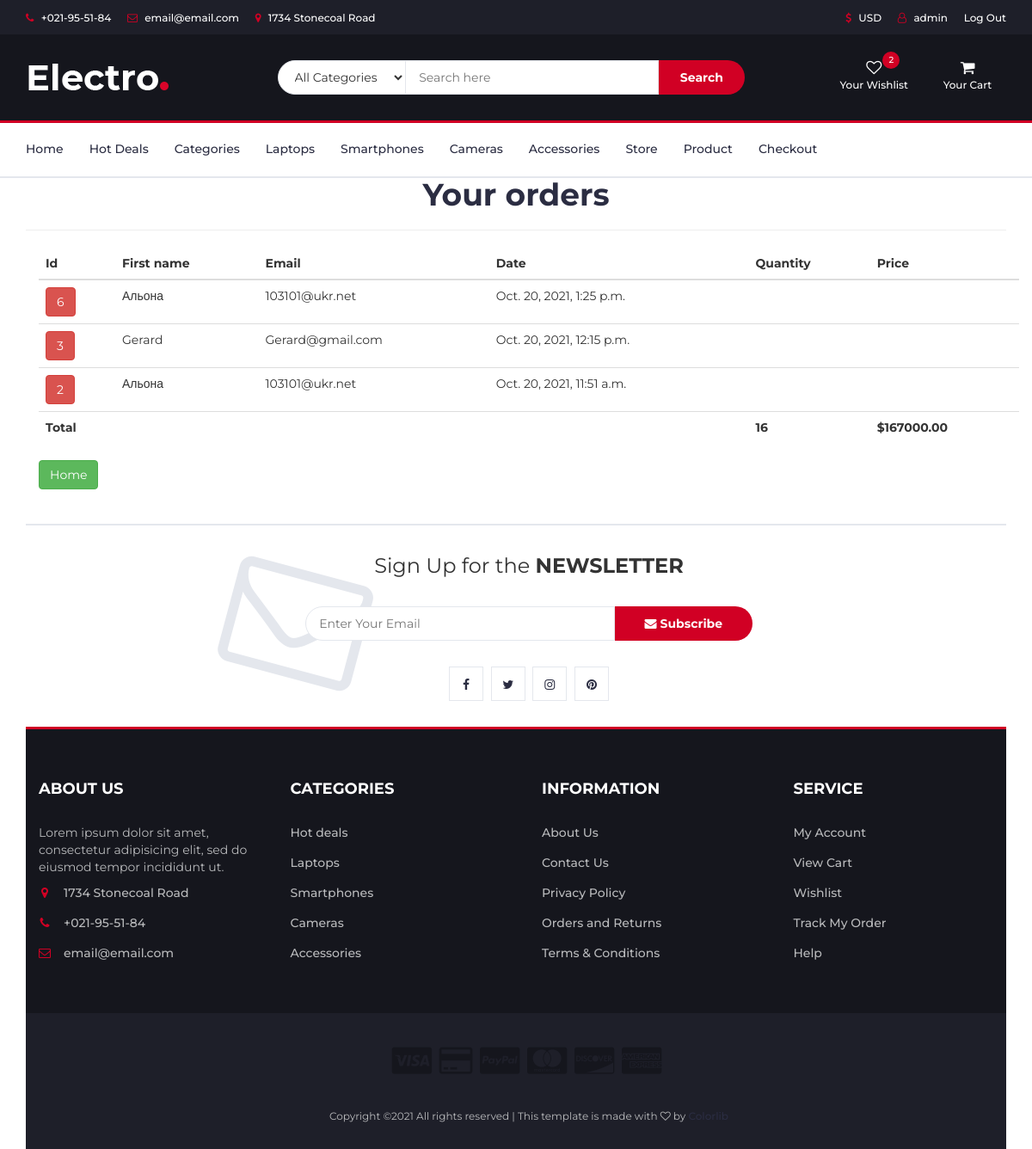
/orders/orders/ (signed in), run on the app's committed database.
### orders/models.py (models this page shows, shortened)
class Order(models.Model):
    username = models.ForeignKey(User,  null=True, blank=True, on_delete=models.SET_NULL)
    first_name = models.CharField(max_length=50)
    last_name = models.CharField(max_length=50)
    email = models.EmailField()
    address = models.CharField(max_length=250)
    postal_code = models.CharField(max_length=20)
    city = models.CharField(max_length=100)
    created = models.DateTimeField(auto_now_add=True)
    updated = models.DateTimeField(auto_now=True)
    paid = models.BooleanField(default=False)
    class Meta:
        ordering = ('-created',)
        verbose_name = 'Order'
        verbose_name_plural = 'Orders'

### orders/views.py (the view)
# urls.py: path('orders/', include(('orders.urls', 'orders'), namespace='orders')),
def orders(request):
    username = request.user
    order = Order.objects.filter(username=username)
    subtotal = 0
    countOrder = 0
    if order:
        for itemOrder in order:
            orderItems = OrderItem.objects.filter(order_id=itemOrder.id)
            for item in orderItems:
                countOrder += item.quantity
                subtotal += item.quantity*item.price
    return render(request, 'order/orders.html', {'orders': order, 'cart': cart(request), 'subtotal': subtotal, 'countOrder': countOrder, 'count': count(request)})

### orders/views.py (called while the page is built, shortened)
def count(request):
    cart = request.session.get(settings.CART_SESSION_ID)
    count = 0
    if cart:
        cart_values = cart.values()
        for item in cart_values:
            count += item['quantity']
    return count

def cart(request):
    cart = request.session.get(settings.CART_SESSION_ID)
    count = 0
    subtotal = 0
    product_list = []
    return {'count': count, 'product_list': product_list, 'cart': cart, 'subtotal': subtotal}

### orders/templates/order/orders.html (shortened to what this page needs)
{% extends '../base.html' %}
{% load static %}
{% block content %}
    <div class="container">
        <h1 class="text-center"> Your orders</h1>
        <hr>
        <div id="cart" class="container">
            <table class="cart table  table-hover">
                <thead >
                    <tr>
                    <th>Id</th>
                    <th>First name</th>
                    <th>Email</th>
                    <th>Date</th>
                    <th>Quantity</th>
                    <th>Price</th>
                </tr>
                </thead>
               <tbody>
                   {% for order in orders %}
                    <tr>
                        <td><a class='btn btn-danger' href="{% url 'orders:detail' pk=order.id %}">{{order.id}}</a></td>
                        <td>{{order.first_name}}</td>
                        <td>{{order.email}}</td>
                        <td>{{order.updated}}</td>
                        <td></td>
                        <td></td>
                    </tr>
                    {% endfor %}
               </tbody>
               <tfoot>
                <tr>
                    <th colspan=4>Total</th>
                    <th >{{ countOrder }}</th>
                    <th>${{ subtotal }}</th>
                    </tr>
            </tfoot>
            </table>
            <p>
                <a href="{% url 'shop:home' %} " class='btn btn-success'>Home</a>
            </p>
    </div>
{% endblock %}

### templates/layouts/header.html (shortened to what this page needs)
{% load static %}
{% load home_extras %}
<header>
    <div id="top-header">
        <div class="container">
            <ul class="header-links pull-left">
                <li><a href="tel:+021-95-51-84"><i class="fa fa-phone"></i> +021-95-51-84</a></li>
                <li><a href="mailto:email@email.com"><i class="fa fa-envelope-o"></i> email@email.com</a></li>
                <li><a href="https://goo.gl/maps/8hENrKFg6TtzMzkR8"><i class="fa fa-map-marker"></i> 1734 Stonecoal Road</a></li>
            </ul>
            <ul class="header-links pull-right">
                <li><a href="#"><i class="fa fa-dollar"></i> USD</a></li>
                {% if not user.get_username %}
                <li><a href="{% url 'authenticate:login' %}"><i class="fa fa-user-o"></i> Log In</a></li>
                <li><a href="{% url 'authenticate:signin' %}"><i class="fa fa-user-o"></i> Sign In</a></li>
                {% else %}
                <li><a href="{% url 'orders:orders' %}"><i class="fa fa-user-o"></i> {{user.get_username}}</a></li>
                <li><a href="{% url 'authenticate:logout' %}"> Log Out</a></li>
                {% endif %}
            </ul>
        </div>
    </div>
    <div id="header">
        <div class="container">
            <div class="row">
                <div class="col-md-3">
                    <div class="header-logo">
                        <a href="{% url 'shop:home' %}" class="logo">
                            <img src="{% static './img/logo.png' %}" alt="">
                        </a>
                    </div>
                </div>
                <div class="col-md-6">
                    <div class="header-search">
                        <form>
                            <select class="input-select">
                                <option value="0">All Categories</option>
                            </select>
                            <input class="input" placeholder="Search here">
                            <button class="search-btn">Search</button>
                        </form>
                    </div>
                </div>
                <div class="col-md-3 clearfix">
                    <div class="header-ctn">
                        <div>
                            <a href="#">
                                <i class="fa fa-heart-o"></i>
                                <span>Your Wishlist</span>
                                <div class="qty">2</div>
                            </a>
                        </div>
                        {% if request.get_full_path == "/cart/" %}
                        <div class="dropdown">
                            <a class="dropdown-toggle" data-toggle="dropdown" aria-expanded="true">
                                <i class="fa fa-shopping-cart"></i>
                                <span>Your Cart</span>
                                {% if count %}
                                <div class="qty">{{count}}</div>
                                {% endif %}
                            </a>
                            <div class="cart-dropdown">
                                <div class="cart-list">
                                    {% for item in cart %}
                                    {% with product=item.product  %}
                                    <div class="product-widget">
                                        <div class="product-img">
                                            <img src="{% if product.main_photo %}{{product.main_photo.url}}{% else %} {% static 'img/placeholder-image.png' %} {% endif %}" alt="{{product.name}}">
                                        </div>
                                        <div class="product-body">
                                            <h3 class="product-name"><a href="{% url 'shop:product' product_slug=product.slug %}">{{product.name}}</a></h3>
                                            <h4 class="product-price"><span class="qty">{{ item.quantity }}x</span>{{item.price}}</h4>
                                        </div>
                                        <a href="{% url 'cart:cart_remove' product_id=product.id %} " class="delete"><i class="fa fa-close"></i></a>
                                    </div>
                                    {% endwith %}
                                    {% endfor %}
                               </div>
                                <div class="cart-summary">
                                    <small>{{count}} Item(s) selected</small>
                                    <h5>SUBTOTAL: ${{cart.get_total_price}}</h5>
                                </div>
                                <div class="cart-btns">
                                    <a href="{% url 'cart:cart_detail' %}">View Cart</a>
                                    <a href="{% url 'orders:checkout' %}">Checkout  <i class="fa fa-arrow-circle-right"></i></a>
                                </div>
                            </div>
                        </div>
                        {% else %}
                        <div class="dropdown">
                            <a class="dropdown-toggle" data-toggle="dropdown" aria-expanded="true">
                                <i class="fa fa-shopping-cart"></i>
                                <span>Your Cart</span>
                            </a>
                        </div>
                        {% endif %}
                    </div>
                </div>
            </div>
        </div>
    </div>
</header>

### electro/static/css/style.css (style rules this page uses)
body { font-family: "Montserrat", sans-serif; font-weight: 400; color: #333; }
h1, h2, h3, h4, h5, h6 { color: #2b2d42; font-weight: 700; margin: 0 0 10px; }
a { color: #2b2d42; font-weight: 500; -webkit-transition: 0.2s color; transition: 0.2s color; }
ul, ol { margin: 0; padding: 0; list-style: none; }
.input { height: 40px; padding: 0px 15px; border: 1px solid #e4e7ed; background-color: #fff; width: 100%; }
.input-select { padding: 0px 15px; background: #fff; border: 1px solid #e4e7ed; height: 40px; }
#top-header { padding-top: 10px; padding-bottom: 10px; background-color: #1e1f29; }
.header-links li { display: inline-block; margin-right: 15px; font-size: 12px; }
.header-links li:last-child { margin-right: 0px; }
.header-links li a { color: #fff; }
.header-links li i { color: #d10024; margin-right: 5px; }
#header { padding-top: 15px; padding-bottom: 15px; background-color: #15161d; }
.header-logo { float: left; }
.header-logo .logo img { display: block; }
.header-search { padding: 15px 0px; }
.header-search form { position: relative; }
.header-search form .input-select { margin-right: -4px; border-radius: 40px 0px 0px 40px; }
.header-search form .input { width: calc(100% - 260px); margin-right: -4px; }
.header-search form .search-btn { height: 40px; width: 100px; background: #d10024; color: #fff; font-weight: 700; border: none; border-radius: 0px 40px 40px 0px; }
.header-ctn { float: right; padding: 15px 0px; }
.header-ctn > div { display: inline-block; }
.header-ctn > div + div { margin-left: 15px; }
.header-ctn > div > a { display: block; position: relative; width: 90px; text-align: center; color: #fff; }
.header-ctn > div > a > i { display: block; font-size: 18px; }
.header-ctn > div > a > span { font-size: 12px; }
.header-ctn > div > a > .qty { position: absolute; right: 15px; top: -10px; width: 20px; height: 20px; line-height: 20px; text-align: center; border-radius: 50%; font-size: 10px; color: #fff; background-color: #d10024; }

### data on the page
Order: id "6", first_name "Альона", email "103101@ukr.net", updated "Oct. 20, 2021, 1:25 p.m."
Order: id "3", first_name "Gerard", email "Gerard@gmail.com", updated "Oct. 20, 2021, 12:15 p.m."
Order: id "2", first_name "Альона", email "103101@ukr.net", updated "Oct. 20, 2021, 11:51 a.m."

### other printed values
{{ user.get_username }} "admin"
{{ countOrder }} "16"
{{ subtotal }} "167000.00"
